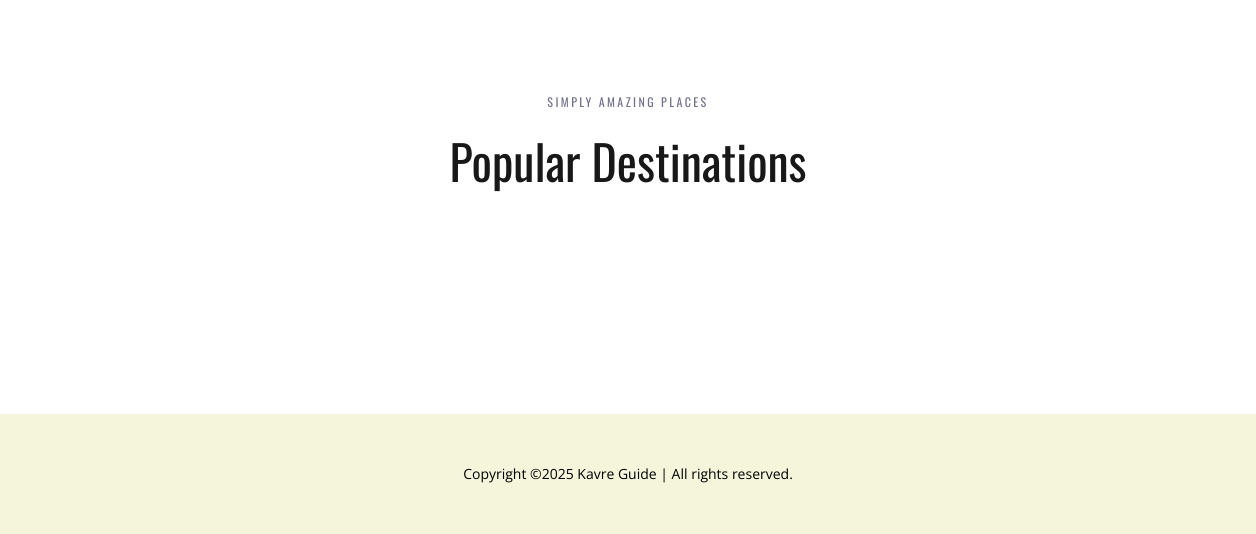
Before: / (lower part) with the older database file.
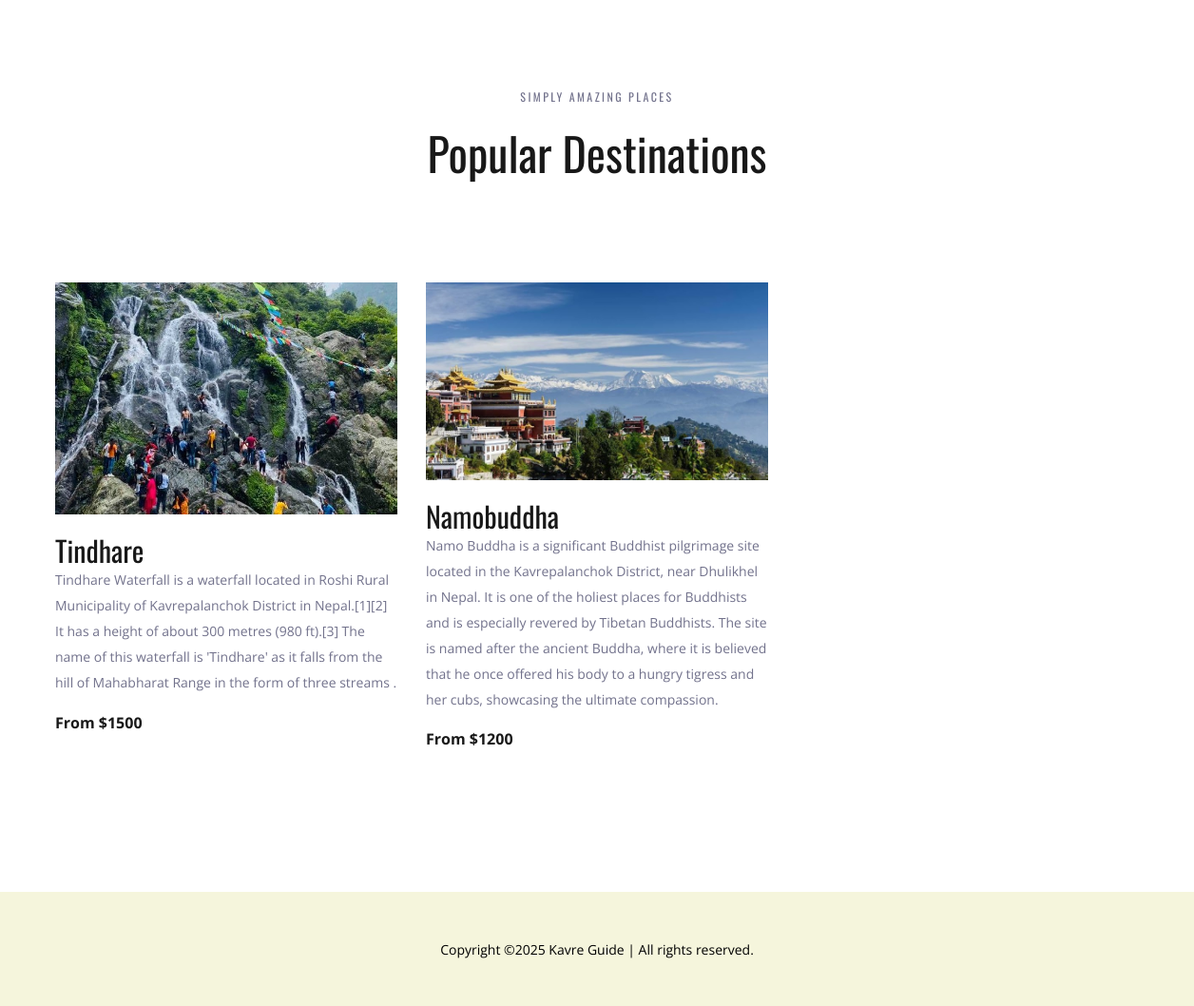
After: the same page with the newer database file.
### travello/models.py (models this page shows)
class Destination(models.Model):
    name =  models.CharField(max_length=100)
    img = models.ImageField(upload_to='pics')
    desc = models.TextField()
    price = models.IntegerField()
    offer = models.BooleanField(default=False)

### travello/views.py (the view)
# urls.py: path('', views.index, name='index'),
def index(request):
    dests = Destination.objects.all()
    print(dests)
    return render(request, 'index.html', {'dests': dests})

### templates/index.html (shortened to what this page needs)
{% load static %}
<!DOCTYPE html>
<html lang="en">
<head>
    <link rel="stylesheet" type="text/css" href="{% static 'styles/bootstrap4/bootstrap.min.css' %}">
    <link href="{% static 'plugins/font-awesome-4.7.0/css/font-awesome.min.css' %}" rel="stylesheet" type="text/css">
    <link rel="stylesheet" type="text/css" href="{% static 'plugins/OwlCarousel2-2.2.1/owl.carousel.css' %}">
    <link rel="stylesheet" type="text/css" href="{% static 'plugins/OwlCarousel2-2.2.1/owl.theme.default.css' %}">
    <link rel="stylesheet" type="text/css" href="{% static 'plugins/OwlCarousel2-2.2.1/animate.css' %}">
    <link rel="stylesheet" type="text/css" href="{% static 'styles/main_styles.css' %}">
    <link rel="stylesheet" type="text/css" href="{% static 'styles/responsive.css' %}">
</head>
<body>
	<div class="destinations" id="destinations">
		<div class="container">
			<div class="row">
				<div class="col text-center">
					<div class="section_subtitle">simply amazing places</div>
					<div class="section_title"><h2>Popular Destinations</h2></div>
				</div>
			</div>
			<div class="row destinations_row">
				<div class="col">
					<div class="destinations_container item_grid">
						{% for dest in dests %}
						<div class="destination item">
							<div class="destination_image">
								<img src="{{dest.img.url}}" alt="">
							</div>
							<div class="destination_content">
								<div class="destination_title"><a href="accounts/destinations">{{dest.name}}</a></div>
								<div class="destination_subtitle"><p>{{dest.desc}}</p></div>
								<div class="destination_price">From ${{dest.price}}</div>
							</div>
						</div>
						{% endfor %}
					</div>
				</div>
			</div>
		</div>
	</div>
			<div style="background-color: beige; height: 120px; color: black; display: flex; justify-content: center; align-items: center;" class="col text-center">
Copyright &copy;<script>document.write(new Date().getFullYear());</script> Kavre Guide | All rights reserved.</a>
 </div>
</body>
</html>

Changed rows visible on the page:
added Destination: img (picture), name "Tindhare", desc "Tindhare Waterfall is a waterfall located in Roshi Rural Municipality of Kavrepalanchok District in Nepal.[1][2] It has a height of about 300 metres (980 ft).[3] The name of this waterfall is 'Tindhare' as it falls from the hill of Mahabharat Range in the form of three streams .", price "1500"
added Destination: img (picture), name "Namobuddha", desc "Namo Buddha is a significant Buddhist pilgrimage site located in the Kavrepalanchok District, near Dhulikhel in Nepal. It is one of the holiest places for Buddhists and is especially revered by Tibetan Buddhists. The site is named after the ancient Buddha, where it is believed that he once offered his body to a hungry tigress and her cubs, showcasing the ultimate compassion.", price "1200"
